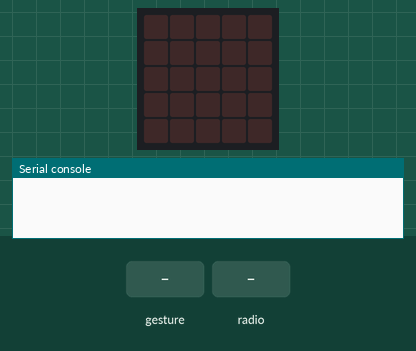
Recording of a program running on a simulated BBC micro:bit (MakeCode). On the bench: the board's 5×5 LED display, the last lines printed to the serial console. The test bench sets the inputs (shaded band). Random numbers come from a fixed seed; no radio messages arrive unless stated (any console line starting 'radio sent:' is added by the test bench); a tilt is held for 1.5 s and a shake lasts 1 s, then the board lies face up again.

Above: at 1.2 s.
1.3 s: gesture 'shake'
At 2.7 s:
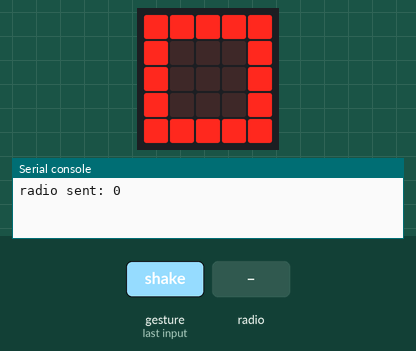
3.0 s: radio message "2" arrives
At 4.0 s:
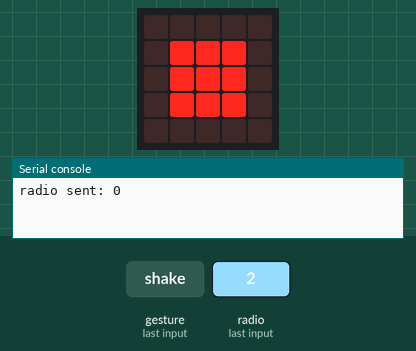
6.0 s: radio message "1" arrives
At 7.0 s:
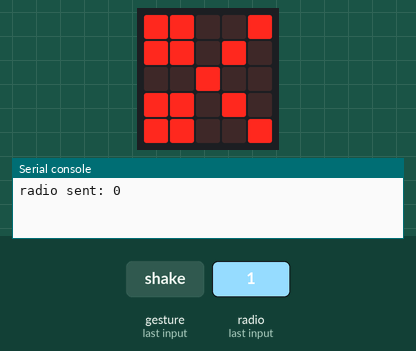
9.0 s: radio message "1" arrives
At 11.9 s:
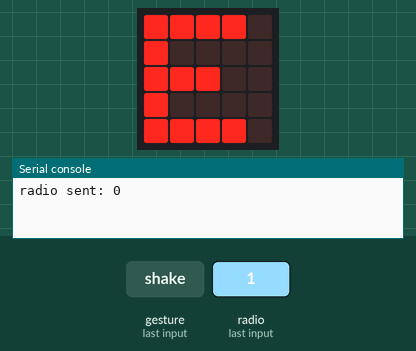
12.0 s: radio message "0" arrives
At 15.7 s:
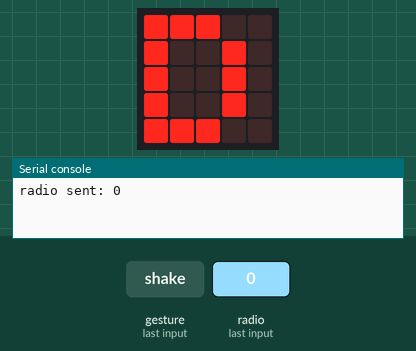
Timing chart, 0 to 16.0 s (numbered marks = the images above; inputs shaded):
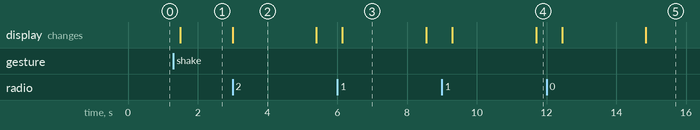

The program:

main.ts
```typescript
let y = 0
radio.onReceivedNumber(function (receivedNumber) {
    y = randint(0, 2)
    if (y == 0) {
        basic.showLeds(`
            # # # # #
            # . . . #
            # . . . #
            # . . . #
            # # # # #
            `)
    } else if (y == 1) {
        basic.showLeds(`
            # # . . #
            # # . # .
            . . # . .
            # # . # .
            # # . . #
            `)
    } else {
        basic.showLeds(`
            . . . . .
            . # # # .
            . # # # .
            . # # # .
            . . . . .
            `)
    }
    y = randint(0, 2)
    basic.pause(2000)
    if (receivedNumber == 2 && y == 0) {
        basic.showString("V")
    } else if (receivedNumber == 1 && y == 2) {
        basic.showString("V")
    } else if (receivedNumber == 0 && y == 1) {
        basic.showString("V")
    } else if (receivedNumber == y) {
        basic.showString("E")
    } else {
        basic.showString("D")
    }
})
input.onGesture(Gesture.Shake, function () {
    radio.sendNumber(y)
    y = randint(0, 2)
    if (y == 0) {
        basic.showLeds(`
            # # # # #
            # . . . #
            # . . . #
            # . . . #
            # # # # #
            `)
    } else if (y == 1) {
        basic.showLeds(`
            # # . . #
            # # . # .
            . . # . .
            # # . # .
            # # . . #
            `)
    } else {
        basic.showLeds(`
            . . . . .
            . # # # .
            . # # # .
            . # # # .
            . . . . .
            `)
    }
})
```

test.ts
```typescript
// les tests vont ici ; cela ne sera pas compilé si ce paquet est utilisé en tant qu'extension.
```

Measured:
- after the input at 1.3 s, the display: changes after 0.20 s (image 1)
- after the input at 3.0 s, the display: changes at once (image 2)
- after the input at 6.0 s, the display: changes after 0.15 s (image 3)
- after the input at 9.0 s, the display: first changes after 0.30 s (image 4 shows a later state)
- after the input at 12.0 s, the display: first changes after 0.45 s (image 5 shows a later state)
- what the display in image 2 shows lasts 2.4 s, from 3.0 s to 5.4 s
